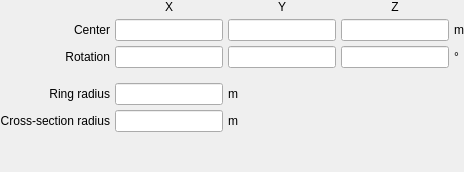
             <widget class="QWidget" name="torus">
              <property name="font">
               <font>
                <weight>50</weight>
                <bold>false</bold>
               </font>
              </property>
              <layout class="QGridLayout" name="gridLayout_8">
               <property name="leftMargin">
                <number>0</number>
               </property>
               <property name="topMargin">
                <number>0</number>
               </property>
               <property name="rightMargin">
                <number>0</number>
               </property>
               <property name="bottomMargin">
                <number>0</number>
               </property>
               <property name="spacing">
                <number>5</number>
               </property>
               <item row="1" column="2">
                <widget class="LineEdit" name="lineedit_torus_translationy">
                 <property name="font">
                  <font>
                   <weight>50</weight>
                   <bold>false</bold>
                  </font>
                 </property>
                </widget>
               </item>
               <item row="1" column="0">
                <widget class="QLabel" name="label_66">
                 <property name="font">
                  <font>
                   <weight>50</weight>
                   <bold>false</bold>
                  </font>
                 </property>
                 <property name="text">
                  <string>Center</string>
                 </property>
                 <property name="alignment">
                  <set>Qt::AlignRight|Qt::AlignTrailing|Qt::AlignVCenter</set>
                 </property>
                </widget>
               </item>
               <item row="6" column="0">
                <spacer name="verticalSpacer_11">
                 <property name="orientation">
                  <enum>Qt::Vertical</enum>
                 </property>
                 <property name="sizeHint" stdset="0">
                  <size>
                   <width>20</width>
                   <height>40</height>
                  </size>
                 </property>
                </spacer>
               </item>
               <item row="4" column="0">
                <widget class="QLabel" name="label_65">
                 <property name="font">
                  <font>
                   <weight>50</weight>
                   <bold>false</bold>
                  </font>
                 </property>
                 <property name="text">
                  <string>Ring radius</string>
                 </property>
                 <property name="alignment">
                  <set>Qt::AlignRight|Qt::AlignTrailing|Qt::AlignVCenter</set>
                 </property>
                </widget>
               </item>
               <item row="2" column="0">
                <widget class="QLabel" name="label_67">
                 <property name="font">
                  <font>
                   <weight>50</weight>
                   <bold>false</bold>
                  </font>
                 </property>
                 <property name="text">
                  <string>Rotation</string>
                 </property>
                 <property name="alignment">
                  <set>Qt::AlignRight|Qt::AlignTrailing|Qt::AlignVCenter</set>
                 </property>
                </widget>
               </item>
               <item row="5" column="0">
                <widget class="QLabel" name="label_68">
                 <property name="font">
                  <font>
                   <weight>50</weight>
                   <bold>false</bold>
                  </font>
                 </property>
                 <property name="text">
                  <string>Cross-section radius</string>
                 </property>
                 <property name="alignment">
                  <set>Qt::AlignRight|Qt::AlignTrailing|Qt::AlignVCenter</set>
                 </property>
                </widget>
               </item>
               <item row="1" column="3">
                <widget class="LineEdit" name="lineedit_torus_translationz">
                 <property name="font">
                  <font>
                   <weight>50</weight>
                   <bold>false</bold>
                  </font>
                 </property>
                </widget>
               </item>
               <item row="2" column="1">
                <widget class="LineEdit" name="lineedit_torus_rotationx">
                 <property name="font">
                  <font>
                   <weight>50</weight>
                   <bold>false</bold>
                  </font>
                 </property>
                </widget>
               </item>
               <item row="2" column="3">
                <widget class="LineEdit" name="lineedit_torus_rotationz">
                 <property name="font">
                  <font>
                   <weight>50</weight>
                   <bold>false</bold>
                  </font>
                 </property>
                </widget>
               </item>
               <item row="2" column="2">
                <widget class="LineEdit" name="lineedit_torus_rotationy">
                 <property name="font">
                  <font>
                   <weight>50</weight>
                   <bold>false</bold>
                  </font>
                 </property>
                </widget>
               </item>
               <item row="1" column="1">
                <widget class="LineEdit" name="lineedit_torus_translationx">
                 <property name="font">
                  <font>
                   <weight>50</weight>
                   <bold>false</bold>
                  </font>
                 </property>
                </widget>
               </item>
               <item row="1" column="4">
                <widget class="QLabel" name="label_229">
                 <property name="font">
                  <font>
                   <weight>50</weight>
                   <bold>false</bold>
                  </font>
                 </property>
                 <property name="text">
                  <string>m</string>
                 </property>
                </widget>
               </item>
               <item row="5" column="1">
                <widget class="LineEdit" name="lineedit_torus_crosssectionradius">
                 <property name="font">
                  <font>
                   <weight>50</weight>
                   <bold>false</bold>
                  </font>
                 </property>
                </widget>
               </item>
               <item row="3" column="1">
                <spacer name="verticalSpacer_46">
                 <property name="orientation">
                  <enum>Qt::Vertical</enum>
                 </property>
                 <property name="sizeType">
                  <enum>QSizePolicy::Maximum</enum>
                 </property>
                 <property name="sizeHint" stdset="0">
                  <size>
                   <width>20</width>
                   <height>10</height>
                  </size>
                 </property>
                </spacer>
               </item>
               <item row="4" column="1">
                <widget class="LineEdit" name="lineedit_torus_ringradius">
                 <property name="font">
                  <font>
                   <weight>50</weight>
                   <bold>false</bold>
                  </font>
                 </property>
                </widget>
               </item>
               <item row="4" column="2">
                <widget class="QLabel" name="label_227">
                 <property name="font">
                  <font>
                   <weight>50</weight>
                   <bold>false</bold>
                  </font>
                 </property>
                 <property name="text">
                  <string>m</string>
                 </property>
                </widget>
               </item>
               <item row="5" column="2">
                <widget class="QLabel" name="label_228">
                 <property name="font">
                  <font>
                   <weight>50</weight>
                   <bold>false</bold>
                  </font>
                 </property>
                 <property name="text">
                  <string>m</string>
                 </property>
                </widget>
               </item>
               <item row="2" column="4">
                <widget class="QLabel" name="label_230">
                 <property name="font">
                  <font>
                   <weight>50</weight>
                   <bold>false</bold>
                  </font>
                 </property>
                 <property name="text">
                  <string>°</string>
                 </property>
                </widget>
               </item>
               <item row="0" column="1">
                <widget class="QLabel" name="label_231">
                 <property name="font">
                  <font>
                   <weight>50</weight>
                   <bold>false</bold>
                  </font>
                 </property>
                 <property name="text">
                  <string>X</string>
                 </property>
                 <property name="alignment">
                  <set>Qt::AlignCenter</set>
                 </property>
                </widget>
               </item>
               <item row="0" column="2">
                <widget class="QLabel" name="label_232">
                 <property name="font">
                  <font>
                   <weight>50</weight>
                   <bold>false</bold>
                  </font>
                 </property>
                 <property name="text">
                  <string>Y</string>
                 </property>
                 <property name="alignment">
                  <set>Qt::AlignCenter</set>
                 </property>
                </widget>
               </item>
               <item row="0" column="3">
                <widget class="QLabel" name="label_233">
                 <property name="font">
                  <font>
                   <weight>50</weight>
                   <bold>false</bold>
                  </font>
                 </property>
                 <property name="text">
                  <string>Z</string>
                 </property>
                 <property name="alignment">
                  <set>Qt::AlignCenter</set>
                 </property>
                </widget>
               </item>
              </layout>
             </widget>
